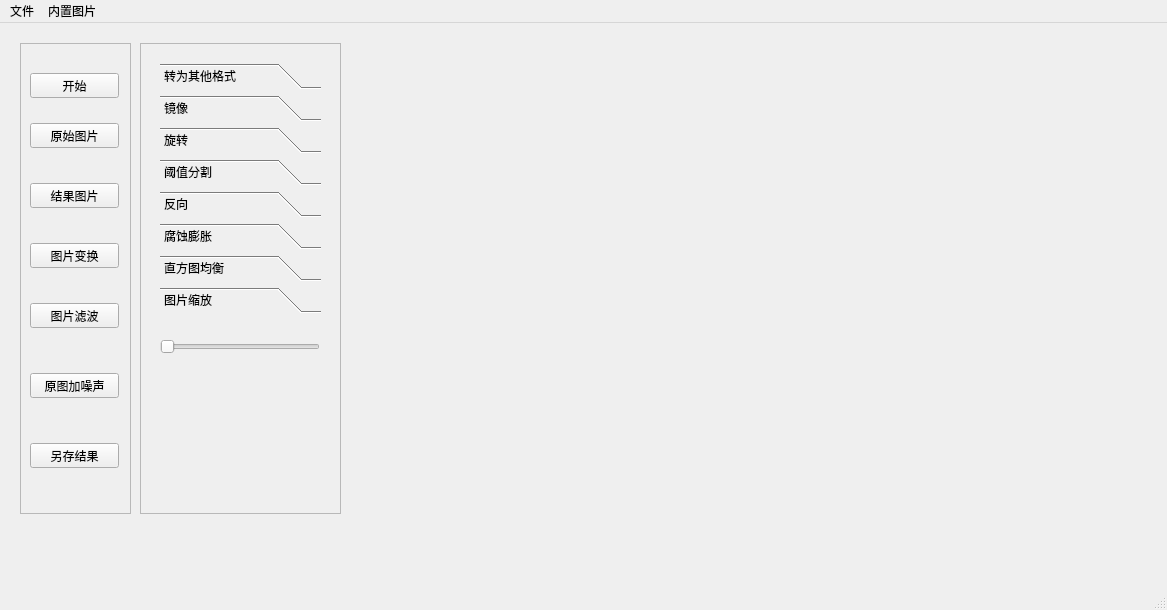
<?xml version="1.0" encoding="UTF-8"?>
<ui version="4.0">
 <class>MainWindow</class>
 <widget class="QMainWindow" name="MainWindow">
  <property name="geometry">
   <rect>
    <x>0</x>
    <y>0</y>
    <width>1167</width>
    <height>610</height>
   </rect>
  </property>
  <property name="windowTitle">
   <string>MainWindow</string>
  </property>
  <widget class="QWidget" name="centralwidget">
   <widget class="QFrame" name="frame">
    <property name="geometry">
     <rect>
      <x>20</x>
      <y>20</y>
      <width>111</width>
      <height>471</height>
     </rect>
    </property>
    <property name="frameShape">
     <enum>QFrame::Shape::StyledPanel</enum>
    </property>
    <property name="frameShadow">
     <enum>QFrame::Shadow::Raised</enum>
    </property>
    <widget class="QPushButton" name="start">
     <property name="geometry">
      <rect>
       <x>10</x>
       <y>30</y>
       <width>89</width>
       <height>25</height>
      </rect>
     </property>
     <property name="text">
      <string>开始</string>
     </property>
    </widget>
    <widget class="QPushButton" name="image_raw">
     <property name="geometry">
      <rect>
       <x>10</x>
       <y>80</y>
       <width>89</width>
       <height>25</height>
      </rect>
     </property>
     <property name="text">
      <string>原始图片</string>
     </property>
    </widget>
    <widget class="QPushButton" name="image_result">
     <property name="geometry">
      <rect>
       <x>10</x>
       <y>140</y>
       <width>89</width>
       <height>25</height>
      </rect>
     </property>
     <property name="text">
      <string>结果图片</string>
     </property>
    </widget>
    <widget class="QPushButton" name="image_trans">
     <property name="geometry">
      <rect>
       <x>10</x>
       <y>200</y>
       <width>89</width>
       <height>25</height>
      </rect>
     </property>
     <property name="text">
      <string>图片变换</string>
     </property>
    </widget>
    <widget class="QPushButton" name="image_filter">
     <property name="geometry">
      <rect>
       <x>10</x>
       <y>260</y>
       <width>89</width>
       <height>25</height>
      </rect>
     </property>
     <property name="text">
      <string>图片滤波</string>
     </property>
    </widget>
    <widget class="QPushButton" name="noise">
     <property name="geometry">
      <rect>
       <x>10</x>
       <y>330</y>
       <width>89</width>
       <height>25</height>
      </rect>
     </property>
     <property name="text">
      <string>原图加噪声</string>
     </property>
    </widget>
    <widget class="QPushButton" name="save_result">
     <property name="geometry">
      <rect>
       <x>10</x>
       <y>400</y>
       <width>89</width>
       <height>25</height>
      </rect>
     </property>
     <property name="text">
      <string>另存结果</string>
     </property>
    </widget>
   </widget>
   <widget class="QFrame" name="frame_2">
    <property name="geometry">
     <rect>
      <x>140</x>
      <y>20</y>
      <width>201</width>
      <height>471</height>
     </rect>
    </property>
    <property name="frameShape">
     <enum>QFrame::Shape::StyledPanel</enum>
    </property>
    <property name="frameShadow">
     <enum>QFrame::Shadow::Raised</enum>
    </property>
    <widget class="QStackedWidget" name="stackedWidget">
     <property name="geometry">
      <rect>
       <x>20</x>
       <y>20</y>
       <width>161</width>
       <height>431</height>
      </rect>
     </property>
     <widget class="QWidget" name="page">
      <widget class="QToolBox" name="toolBox">
       <property name="geometry">
        <rect>
         <x>0</x>
         <y>0</y>
         <width>161</width>
         <height>411</height>
        </rect>
       </property>
       <property name="currentIndex">
        <number>7</number>
       </property>
       <widget class="QWidget" name="RGB2">
        <property name="geometry">
         <rect>
          <x>0</x>
          <y>0</y>
          <width>161</width>
          <height>123</height>
         </rect>
        </property>
        <attribute name="label">
         <string>转为其他格式</string>
        </attribute>
        <widget class="QRadioButton" name="gray">
         <property name="geometry">
          <rect>
           <x>10</x>
           <y>0</y>
           <width>112</width>
           <height>23</height>
          </rect>
         </property>
         <property name="text">
          <string>gray</string>
         </property>
        </widget>
        <widget class="QRadioButton" name="hsv">
         <property name="geometry">
          <rect>
           <x>10</x>
           <y>30</y>
           <width>112</width>
           <height>23</height>
          </rect>
         </property>
         <property name="text">
          <string>hsv</string>
         </property>
        </widget>
       </widget>
       <widget class="QWidget" name="MIRROR">
        <property name="geometry">
         <rect>
          <x>0</x>
          <y>0</y>
          <width>161</width>
          <height>123</height>
         </rect>
        </property>
        <attribute name="label">
         <string>镜像</string>
        </attribute>
        <widget class="QRadioButton" name="horizon">
         <property name="geometry">
          <rect>
           <x>10</x>
           <y>0</y>
           <width>112</width>
           <height>23</height>
          </rect>
         </property>
         <property name="text">
          <string>Horizontal</string>
         </property>
        </widget>
        <widget class="QRadioButton" name="vertical">
         <property name="geometry">
          <rect>
           <x>10</x>
           <y>30</y>
           <width>112</width>
           <height>23</height>
          </rect>
         </property>
         <property name="text">
          <string>Vertical</string>
         </property>
        </widget>
       </widget>
       <widget class="QWidget" name="ROTATE">
        <property name="geometry">
         <rect>
          <x>0</x>
          <y>0</y>
          <width>161</width>
          <height>123</height>
         </rect>
        </property>
        <attribute name="label">
         <string>旋转</string>
        </attribute>
        <widget class="QSlider" name="rotate_slider">
         <property name="geometry">
          <rect>
           <x>0</x>
           <y>20</y>
           <width>160</width>
           <height>22</height>
          </rect>
         </property>
         <property name="orientation">
          <enum>Qt::Orientation::Horizontal</enum>
         </property>
        </widget>
       </widget>
       <widget class="QWidget" name="Segmentation">
        <property name="geometry">
         <rect>
          <x>0</x>
          <y>0</y>
          <width>161</width>
          <height>123</height>
         </rect>
        </property>
        <attribute name="label">
         <string>阈值分割</string>
        </attribute>
        <widget class="QRadioButton" name="default_segmentation">
         <property name="geometry">
          <rect>
           <x>10</x>
           <y>0</y>
           <width>112</width>
           <height>23</height>
          </rect>
         </property>
         <property name="text">
          <string>默认</string>
         </property>
        </widget>
        <widget class="QRadioButton" name="color_segmentation">
         <property name="geometry">
          <rect>
           <x>10</x>
           <y>30</y>
           <width>112</width>
           <height>23</height>
          </rect>
         </property>
         <property name="text">
          <string>彩色阈值分割</string>
         </property>
        </widget>
        <widget class="QRadioButton" name="dajin">
         <property name="geometry">
          <rect>
           <x>10</x>
           <y>60</y>
           <width>112</width>
           <height>23</height>
          </rect>
         </property>
         <property name="text">
          <string>大津</string>
         </property>
        </widget>
       </widget>
       <widget class="QWidget" name="Reverse">
        <property name="geometry">
         <rect>
          <x>0</x>
          <y>0</y>
          <width>161</width>
          <height>123</height>
         </rect>
        </property>
        <attribute name="label">
         <string>反向</string>
        </attribute>
        <widget class="QRadioButton" name="reverse_2">
         <property name="geometry">
          <rect>
           <x>10</x>
           <y>0</y>
           <width>112</width>
           <height>23</height>
          </rect>
         </property>
         <property name="text">
          <string>彩色图</string>
         </property>
        </widget>
        <widget class="QRadioButton" name="reverse_gray">
         <property name="geometry">
          <rect>
           <x>10</x>
           <y>30</y>
           <width>112</width>
           <height>23</height>
          </rect>
         </property>
         <property name="text">
          <string>灰度图</string>
         </property>
        </widget>
       </widget>
       <widget class="QWidget" name="Erosion">
        <property name="geometry">
         <rect>
          <x>0</x>
          <y>0</y>
          <width>161</width>
          <height>123</height>
         </rect>
        </property>
        <attribute name="label">
         <string>腐蚀膨胀</string>
        </attribute>
        <widget class="QRadioButton" name="Erosion_2">
         <property name="geometry">
          <rect>
           <x>10</x>
           <y>0</y>
           <width>112</width>
           <height>23</height>
          </rect>
         </property>
         <property name="text">
          <string>腐蚀</string>
         </property>
        </widget>
        <widget class="QRadioButton" name="Dilation_2">
         <property name="geometry">
          <rect>
           <x>10</x>
           <y>30</y>
           <width>112</width>
           <height>23</height>
          </rect>
         </property>
         <property name="text">
          <string>膨胀</string>
         </property>
        </widget>
        <widget class="QRadioButton" name="open">
         <property name="geometry">
          <rect>
           <x>10</x>
           <y>60</y>
           <width>112</width>
           <height>23</height>
          </rect>
         </property>
         <property name="text">
          <string>开运算</string>
         </property>
        </widget>
        <widget class="QRadioButton" name="close">
         <property name="geometry">
          <rect>
           <x>10</x>
           <y>90</y>
           <width>112</width>
           <height>23</height>
          </rect>
         </property>
         <property name="text">
          <string>闭运算</string>
         </property>
        </widget>
       </widget>
       <widget class="QWidget" name="Histogram">
        <property name="geometry">
         <rect>
          <x>0</x>
          <y>0</y>
          <width>161</width>
          <height>123</height>
         </rect>
        </property>
        <attribute name="label">
         <string>直方图均衡</string>
        </attribute>
        <widget class="QRadioButton" name="histograam">
         <property name="geometry">
          <rect>
           <x>10</x>
           <y>0</y>
           <width>112</width>
           <height>23</height>
          </rect>
         </property>
         <property name="text">
          <string>灰度</string>
         </property>
        </widget>
        <widget class="QRadioButton" name="hist_color">
         <property name="geometry">
          <rect>
           <x>10</x>
           <y>30</y>
           <width>112</width>
           <height>23</height>
          </rect>
         </property>
         <property name="text">
          <string>彩色</string>
         </property>
        </widget>
       </widget>
       <widget class="QWidget" name="biggerandsmaller">
        <property name="geometry">
         <rect>
          <x>0</x>
          <y>0</y>
          <width>161</width>
          <height>123</height>
         </rect>
        </property>
        <attribute name="label">
         <string>图片缩放</string>
        </attribute>
        <widget class="QSlider" name="horizontalSlider">
         <property name="geometry">
          <rect>
           <x>0</x>
           <y>20</y>
           <width>160</width>
           <height>16</height>
          </rect>
         </property>
         <property name="orientation">
          <enum>Qt::Orientation::Horizontal</enum>
         </property>
        </widget>
       </widget>
      </widget>
     </widget>
     <widget class="QWidget" name="page_2">
      <widget class="QToolBox" name="toolBox_2">
       <property name="geometry">
        <rect>
         <x>10</x>
         <y>10</y>
         <width>161</width>
         <height>411</height>
        </rect>
       </property>
       <property name="currentIndex">
        <number>5</number>
       </property>
       <widget class="QWidget" name="mean">
        <property name="geometry">
         <rect>
          <x>0</x>
          <y>0</y>
          <width>161</width>
          <height>195</height>
         </rect>
        </property>
        <attribute name="label">
         <string>均值滤波</string>
        </attribute>
        <widget class="QRadioButton" name="mean_3">
         <property name="geometry">
          <rect>
           <x>10</x>
           <y>0</y>
           <width>112</width>
           <height>23</height>
          </rect>
         </property>
         <property name="text">
          <string>卷积核3</string>
         </property>
        </widget>
        <widget class="QRadioButton" name="mean_5">
         <property name="geometry">
          <rect>
           <x>10</x>
           <y>30</y>
           <width>112</width>
           <height>23</height>
          </rect>
         </property>
         <property name="text">
          <string>卷积核5</string>
         </property>
        </widget>
        <widget class="QRadioButton" name="mean_7">
         <property name="geometry">
          <rect>
           <x>10</x>
           <y>60</y>
           <width>112</width>
           <height>23</height>
          </rect>
         </property>
         <property name="text">
          <string>卷积核7</string>
         </property>
        </widget>
       </widget>
       <widget class="QWidget" name="medium">
        <property name="geometry">
         <rect>
          <x>0</x>
          <y>0</y>
          <width>161</width>
          <height>195</height>
         </rect>
        </property>
        <attribute name="label">
         <string>中值滤波</string>
        </attribute>
        <widget class="QRadioButton" name="medium_3">
         <property name="geometry">
          <rect>
           <x>10</x>
           <y>0</y>
           <width>112</width>
           <height>23</height>
          </rect>
         </property>
         <property name="text">
          <string>卷积核3</string>
         </property>
        </widget>
        <widget class="QRadioButton" name="medium_5">
         <property name="geometry">
          <rect>
           <x>10</x>
           <y>30</y>
           <width>112</width>
           <height>23</height>
          </rect>
         </property>
         <property name="text">
          <string>卷积核5</string>
         </property>
        </widget>
        <widget class="QRadioButton" name="medium_7">
         <property name="geometry">
          <rect>
           <x>10</x>
           <y>60</y>
           <width>112</width>
           <height>23</height>
          </rect>
         </property>
         <property name="text">
          <string>卷积核7</string>
         </property>
        </widget>
       </widget>
       <widget class="QWidget" name="Gaussian">
        <property name="geometry">
         <rect>
          <x>0</x>
          <y>0</y>
          <width>161</width>
          <height>195</height>
         </rect>
        </property>
        <attribute name="label">
         <string>高斯滤波</string>
        </attribute>
        <widget class="QRadioButton" name="Gaussian_3">
         <property name="geometry">
          <rect>
           <x>10</x>
           <y>0</y>
           <width>112</width>
           <height>23</height>
          </rect>
         </property>
         <property name="text">
          <string>卷积核3</string>
         </property>
        </widget>
        <widget class="QRadioButton" name="Gaussian_5">
         <property name="geometry">
          <rect>
           <x>10</x>
           <y>30</y>
           <width>112</width>
           <height>23</height>
          </rect>
         </property>
         <property name="text">
          <string>卷积核5</string>
         </property>
        </widget>
       </widget>
       <widget class="QWidget" name="sobel">
        <property name="geometry">
         <rect>
          <x>0</x>
          <y>0</y>
          <width>161</width>
          <height>195</height>
         </rect>
        </property>
        <attribute name="label">
         <string>Sobel滤波</string>
        </attribute>
        <widget class="QRadioButton" name="sobel_x">
         <property name="geometry">
          <rect>
           <x>10</x>
           <y>0</y>
           <width>112</width>
           <height>23</height>
          </rect>
         </property>
         <property name="text">
          <string>X方向（竖直）</string>
         </property>
        </widget>
        <widget class="QRadioButton" name="sobel_y">
         <property name="geometry">
          <rect>
           <x>10</x>
           <y>30</y>
           <width>112</width>
           <height>23</height>
          </rect>
         </property>
         <property name="text">
          <string>Y方向（水平）</string>
         </property>
        </widget>
        <widget class="QRadioButton" name="sobel_abs">
         <property name="geometry">
          <rect>
           <x>10</x>
           <y>60</y>
           <width>112</width>
           <height>23</height>
          </rect>
         </property>
         <property name="text">
          <string>绝对值</string>
         </property>
        </widget>
       </widget>
       <widget class="QWidget" name="laplace">
        <property name="geometry">
         <rect>
          <x>0</x>
          <y>0</y>
          <width>161</width>
          <height>195</height>
         </rect>
        </property>
        <attribute name="label">
         <string>Laplace滤波</string>
        </attribute>
        <widget class="QRadioButton" name="laplace_1">
         <property name="geometry">
          <rect>
           <x>10</x>
           <y>0</y>
           <width>112</width>
           <height>23</height>
          </rect>
         </property>
         <property name="text">
          <string>Laplace</string>
         </property>
        </widget>
        <widget class="QRadioButton" name="laplace_reduce">
         <property name="geometry">
          <rect>
           <x>10</x>
           <y>30</y>
           <width>112</width>
           <height>23</height>
          </rect>
         </property>
         <property name="text">
          <string>锐化</string>
         </property>
        </widget>
        <widget class="QRadioButton" name="laplace_edge">
         <property name="geometry">
          <rect>
           <x>10</x>
           <y>60</y>
           <width>131</width>
           <height>23</height>
          </rect>
         </property>
         <property name="text">
          <string>Laplace边缘检测</string>
         </property>
        </widget>
       </widget>
       <widget class="QWidget" name="canny">
        <property name="geometry">
         <rect>
          <x>0</x>
          <y>0</y>
          <width>161</width>
          <height>195</height>
         </rect>
        </property>
        <attribute name="label">
         <string>Canny边缘检测</string>
        </attribute>
        <widget class="QRadioButton" name="canny_1">
         <property name="geometry">
          <rect>
           <x>10</x>
           <y>0</y>
           <width>112</width>
           <height>23</height>
          </rect>
         </property>
         <property name="text">
          <string>Canny</string>
         </property>
        </widget>
       </widget>
      </widget>
     </widget>
    </widget>
   </widget>
   <widget class="QStackedWidget" name="stackedWidget_2">
    <property name="geometry">
     <rect>
      <x>360</x>
      <y>20</y>
      <width>750</width>
      <height>520</height>
     </rect>
    </property>
    <property name="currentIndex">
     <number>2</number>
    </property>
    <widget class="QWidget" name="IMAGE_RAW">
     <widget class="QLabel" name="label_2">
      <property name="geometry">
       <rect>
        <x>0</x>
        <y>0</y>
        <width>840</width>
        <height>520</height>
       </rect>
      </property>
      <property name="text">
       <string>TextLabel</string>
      </property>
     </widget>
    </widget>
    <widget class="QWidget" name="IMAGE_RESULT">
     <widget class="QLabel" name="label">
      <property name="geometry">
       <rect>
        <x>0</x>
        <y>0</y>
        <width>840</width>
        <height>520</height>
       </rect>
      </property>
      <property name="text">
       <string>TextLabel</string>
      </property>
     </widget>
    </widget>
    <widget class="QWidget" name="START">
     <widget class="QLabel" name="label_3">
      <property name="geometry">
       <rect>
        <x>0</x>
        <y>0</y>
        <width>840</width>
        <height>520</height>
       </rect>
      </property>
      <property name="styleSheet">
       <string notr="true">border-image:url(:/new/prefix1/images/start.jpg)</string>
      </property>
      <property name="text">
       <string/>
      </property>
     </widget>
    </widget>
   </widget>
  </widget>
  <widget class="QMenuBar" name="menubar">
   <property name="geometry">
    <rect>
     <x>0</x>
     <y>0</y>
     <width>1167</width>
     <height>27</height>
    </rect>
   </property>
   <widget class="QMenu" name="menu_File">
    <property name="title">
     <string>文件</string>
    </property>
    <addaction name="action_open"/>
   </widget>
   <widget class="QMenu" name="menu_builtinPic">
    <property name="title">
     <string>内置图片</string>
    </property>
    <addaction name="action01"/>
    <addaction name="actionstart"/>
   </widget>
   <addaction name="menu_File"/>
   <addaction name="menu_builtinPic"/>
  </widget>
  <widget class="QStatusBar" name="statusbar"/>
  <action name="action_open">
   <property name="text">
    <string>打开图片</string>
   </property>
  </action>
  <action name="action01">
   <property name="text">
    <string>01</string>
   </property>
  </action>
  <action name="actionstart">
   <property name="text">
    <string>start</string>
   </property>
  </action>
 </widget>
 <resources/>
 <connections/>
</ui>
